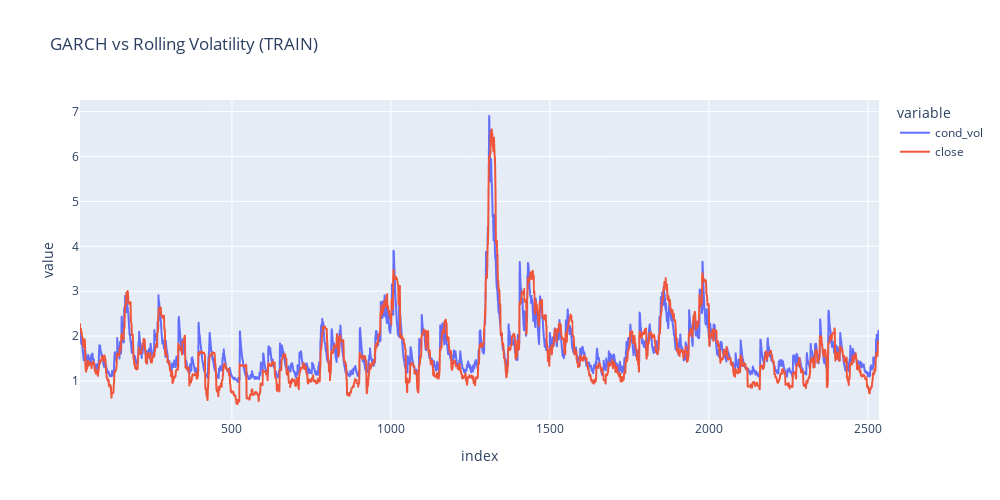

The code cell stored with this chart in its notebook:
### Markdown cell above
2. GARCH Modeling

### Code cell
# Define a GARCH model (1,1)
model = arch_model(returns, dist="ged", vol='GARCH', p=1, q=1)
model_fit = model.fit(disp='off')
model_fit.summary()

# Full Series GARCH (4,4) for Comparison
full_serie_garch = arch_model(returns, dist="ged", vol='GARCH', p=1, q=1)
model_fit_full_serie = full_serie_garch.fit(disp='off')

# Rolling Volatility (Target)
rolling_vol = abs(returns.rolling(window=22, min_periods=22).std().dropna())

# Plot GARCH vs Rolling
garch_and_rolling_std = pd.concat([pd.DataFrame(model_fit_full_serie.conditional_volatility), rolling_vol.dropna()], axis=1).dropna()
garch_and_rolling_std_plot = px.line(garch_and_rolling_std, title='GARCH vs Rolling Volatility (TRAIN)', width=1000, height=500)
garch_and_rolling_std_plot.show()

# Rolling Forecast Loop
test_size = 634
rolling_predictions = []

print(f"Starting GARCH Rolling Forecast for last {test_size} days...")
for i in range(test_size):
    train = returns[:-(test_size-i)]
    model = arch_model(train, dist="ged", vol='GARCH', p=1, q=1)
    model_fit = model.fit(disp='off')
    pred = model_fit.forecast(horizon=1, reindex=False)
    rolling_predictions.append(np.sqrt(pred.variance.values[-1,:][0]))

rolling_predictions = pd.Series(rolling_predictions, index=returns.dropna().index[-test_size:])

# Plot GARCH Predictions
plt.figure(figsize=(10,4))
true, = plt.plot((rolling_vol)[-test_size:])
preds, = plt.plot(rolling_predictions)
plt.title('Volatility Prediction (Next 634 Days) - GARCH(1,1)', fontsize=20)
plt.legend(['True Volatility', 'Predicted Volatility'], fontsize=16)
plt.show()

### Figure 1 — Plotly figure (JSON) as saved in the notebook; plotly's stock layout.template omitted (floating-point values rounded to 4 significant figures; data arrays with more than 128 entries replaced by an {"elided": "..."} marker saying what was removed)
{"data": [{"hovertemplate": "variable=cond_vol<br>index=%{x}<br>value=%{y}<extra></extra>", "legendgroup": "cond_vol", "line": {"color": "#636efa", "dash": "solid"}, "marker": {"symbol": "circle"}, "mode": "lines", "name": "cond_vol", "showlegend": true, "type": "scattergl", "x": {"elided": "2508 int values"}, "xaxis": "x", "y": {"elided": "2508 float values"}, "yaxis": "y"}, {"hovertemplate": "variable=close<br>index=%{x}<br>value=%{y}<extra></extra>", "legendgroup": "close", "line": {"color": "#EF553B", "dash": "solid"}, "marker": {"symbol": "circle"}, "mode": "lines", "name": "close", "showlegend": true, "type": "scattergl", "x": {"elided": "2508 int values"}, "xaxis": "x", "y": {"elided": "2508 float values"}, "yaxis": "y"}], "layout": {"height": 500, "legend": {"title": {"text": "variable"}, "tracegroupgap": 0}, "title": {"text": "GARCH vs Rolling Volatility (TRAIN)"}, "width": 1000, "xaxis": {"anchor": "y", "domain": [0, 1], "title": {"text": "index"}}, "yaxis": {"anchor": "x", "domain": [0, 1], "title": {"text": "value"}}}}
